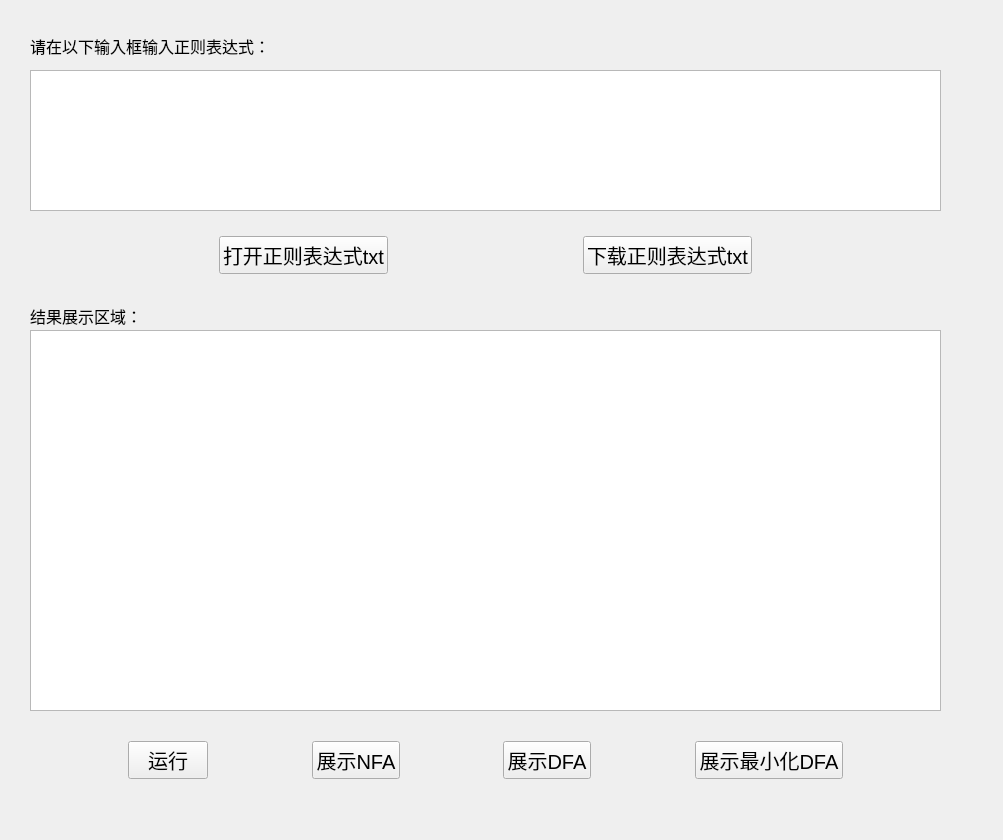
<?xml version="1.0" encoding="UTF-8"?>
<ui version="4.0">
 <class>Widget</class>
 <widget class="QWidget" name="Widget">
  <property name="geometry">
   <rect>
    <x>0</x>
    <y>0</y>
    <width>1003</width>
    <height>840</height>
   </rect>
  </property>
  <property name="windowTitle">
   <string>实验二：正则表达式转换为DFA图_肖翔</string>
  </property>
  <widget class="QWidget" name="widget" native="true">
   <property name="geometry">
    <rect>
     <x>30</x>
     <y>20</y>
     <width>911</width>
     <height>801</height>
    </rect>
   </property>
   <widget class="QPlainTextEdit" name="plainTextEdit">
    <property name="geometry">
     <rect>
      <x>0</x>
      <y>400</y>
      <width>851</width>
      <height>241</height>
     </rect>
    </property>
    <property name="documentTitle">
     <string/>
    </property>
    <property name="readOnly">
     <bool>true</bool>
    </property>
    <property name="placeholderText">
     <string/>
    </property>
   </widget>
   <widget class="QTableWidget" name="tableWidget">
    <property name="geometry">
     <rect>
      <x>0</x>
      <y>310</y>
      <width>911</width>
      <height>381</height>
     </rect>
    </property>
   </widget>
   <widget class="QPlainTextEdit" name="plainTextEdit_2">
    <property name="geometry">
     <rect>
      <x>0</x>
      <y>50</y>
      <width>911</width>
      <height>141</height>
     </rect>
    </property>
    <property name="font">
     <font>
      <family>微软雅黑</family>
      <pointsize>14</pointsize>
     </font>
    </property>
    <property name="plainText">
     <string/>
    </property>
   </widget>
   <widget class="QWidget" name="widget_5" native="true">
    <property name="geometry">
     <rect>
      <x>0</x>
      <y>200</y>
      <width>911</width>
      <height>71</height>
     </rect>
    </property>
    <layout class="QHBoxLayout" name="horizontalLayout_4">
     <item>
      <spacer name="horizontalSpacer_5">
       <property name="orientation">
        <enum>Qt::Horizontal</enum>
       </property>
       <property name="sizeHint" stdset="0">
        <size>
         <width>40</width>
         <height>20</height>
        </size>
       </property>
      </spacer>
     </item>
     <item>
      <widget class="QPushButton" name="uploadButton">
       <property name="font">
        <font>
         <pointsize>15</pointsize>
        </font>
       </property>
       <property name="text">
        <string>打开正则表达式txt</string>
       </property>
      </widget>
     </item>
     <item>
      <spacer name="horizontalSpacer_7">
       <property name="orientation">
        <enum>Qt::Horizontal</enum>
       </property>
       <property name="sizeHint" stdset="0">
        <size>
         <width>40</width>
         <height>20</height>
        </size>
       </property>
      </spacer>
     </item>
     <item>
      <widget class="QPushButton" name="downloadButton">
       <property name="font">
        <font>
         <pointsize>15</pointsize>
        </font>
       </property>
       <property name="text">
        <string>下载正则表达式txt</string>
       </property>
      </widget>
     </item>
     <item>
      <spacer name="horizontalSpacer_6">
       <property name="orientation">
        <enum>Qt::Horizontal</enum>
       </property>
       <property name="sizeHint" stdset="0">
        <size>
         <width>40</width>
         <height>20</height>
        </size>
       </property>
      </spacer>
     </item>
    </layout>
   </widget>
   <widget class="QLabel" name="label_2">
    <property name="geometry">
     <rect>
      <x>0</x>
      <y>10</y>
      <width>411</width>
      <height>31</height>
     </rect>
    </property>
    <property name="font">
     <font>
      <family>Agency FB</family>
      <pointsize>12</pointsize>
     </font>
    </property>
    <property name="text">
     <string>请在以下输入框输入正则表达式：</string>
    </property>
   </widget>
   <widget class="QLabel" name="label_3">
    <property name="geometry">
     <rect>
      <x>0</x>
      <y>280</y>
      <width>411</width>
      <height>31</height>
     </rect>
    </property>
    <property name="font">
     <font>
      <family>Agency FB</family>
      <pointsize>12</pointsize>
     </font>
    </property>
    <property name="text">
     <string>结果展示区域：</string>
    </property>
   </widget>
  </widget>
  <widget class="QWidget" name="widget_3" native="true">
   <property name="geometry">
    <rect>
     <x>30</x>
     <y>730</y>
     <width>911</width>
     <height>61</height>
    </rect>
   </property>
   <layout class="QHBoxLayout" name="horizontalLayout_2">
    <item>
     <spacer name="horizontalSpacer_3">
      <property name="orientation">
       <enum>Qt::Horizontal</enum>
      </property>
      <property name="sizeHint" stdset="0">
       <size>
        <width>148</width>
        <height>20</height>
       </size>
      </property>
     </spacer>
    </item>
    <item>
     <widget class="QPushButton" name="runButton">
      <property name="font">
       <font>
        <pointsize>15</pointsize>
       </font>
      </property>
      <property name="text">
       <string>运行</string>
      </property>
     </widget>
    </item>
    <item>
     <spacer name="horizontalSpacer_4">
      <property name="orientation">
       <enum>Qt::Horizontal</enum>
      </property>
      <property name="sizeHint" stdset="0">
       <size>
        <width>148</width>
        <height>20</height>
       </size>
      </property>
     </spacer>
    </item>
    <item>
     <widget class="QPushButton" name="displayNFAButton">
      <property name="font">
       <font>
        <pointsize>15</pointsize>
       </font>
      </property>
      <property name="text">
       <string>展示NFA</string>
      </property>
     </widget>
    </item>
    <item>
     <spacer name="horizontalSpacer_9">
      <property name="orientation">
       <enum>Qt::Horizontal</enum>
      </property>
      <property name="sizeHint" stdset="0">
       <size>
        <width>148</width>
        <height>20</height>
       </size>
      </property>
     </spacer>
    </item>
    <item>
     <widget class="QPushButton" name="displayDFAButton">
      <property name="font">
       <font>
        <pointsize>15</pointsize>
       </font>
      </property>
      <property name="text">
       <string>展示DFA</string>
      </property>
     </widget>
    </item>
    <item>
     <spacer name="horizontalSpacer_8">
      <property name="orientation">
       <enum>Qt::Horizontal</enum>
      </property>
      <property name="sizeHint" stdset="0">
       <size>
        <width>148</width>
        <height>20</height>
       </size>
      </property>
     </spacer>
    </item>
    <item>
     <widget class="QPushButton" name="displayMinDFAButton">
      <property name="font">
       <font>
        <pointsize>15</pointsize>
       </font>
      </property>
      <property name="text">
       <string>展示最小化DFA</string>
      </property>
     </widget>
    </item>
    <item>
     <spacer name="horizontalSpacer_10">
      <property name="orientation">
       <enum>Qt::Horizontal</enum>
      </property>
      <property name="sizeHint" stdset="0">
       <size>
        <width>148</width>
        <height>20</height>
       </size>
      </property>
     </spacer>
    </item>
   </layout>
  </widget>
 </widget>
 <resources/>
 <connections/>
</ui>
